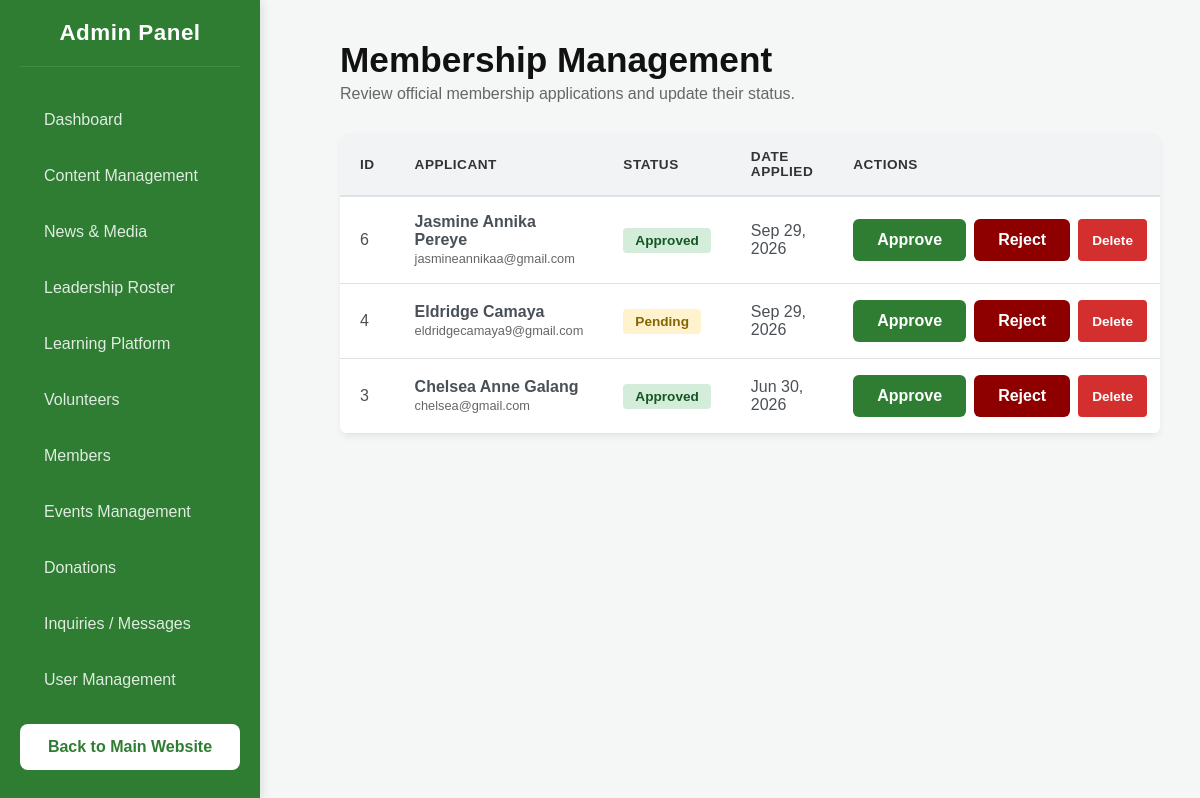
Screenshot of /admin/admin-members.php (signed in) with the database file from the repository.
### tables this page shows
CREATE TABLE `memberships` (
  `id` int(11) NOT NULL,
  `fullname` varchar(255) NOT NULL,
  `email` varchar(150) NOT NULL,
  `interest` varchar(255) NOT NULL,
  `motivation` text NOT NULL,
  `created_at` timestamp NOT NULL DEFAULT current_timestamp(),
  `status` varchar(50) NOT NULL DEFAULT 'Pending',
  `rejection_reason` text DEFAULT NULL
);

### admin/admin-members.php (the view, shortened to what this page needs)
<?php
require_once '../config.php';
$members = [];
$result = mysqli_query($conn, "SELECT * FROM memberships ORDER BY id DESC");
if ($result) {
    while ($row = mysqli_fetch_assoc($result)) {
        $members[] = $row;
    }
}
function statusBadge($status) {
    switch ($status) {
        case 'Approved':
            return "<span style='background:#d4edda;color:#155724;padding:5px 12px;border-radius:4px;font-weight:600;font-size:0.85rem;'>Approved</span>";
        default:
            return "<span style='background:#fff3cd;color:#856404;padding:5px 12px;border-radius:4px;font-weight:600;font-size:0.85rem;'>Pending</span>";
    }
}
?>
<!DOCTYPE html>
<html lang="en">
<head>
    <link rel="stylesheet" href="style.css">
</head>
<body>
    <?php include '../includes/admin-navbar.php'; ?>
    <div class="main-content">
        <h1>Membership Management</h1>
        <p>Review official membership applications and update their status.</p>
        <div class="table-container">
            <table>
                <thead>
                    <tr>
                        <th>ID</th>
                        <th>Applicant</th>
                        <th>Status</th>
                        <th>Date Applied</th>
                        <th>Actions</th>
                    </tr>
                </thead>
                <tbody>
                    <?php if (empty($members)): ?>
                        <tr>
                            <td colspan="5" style="text-align: center; padding: 40px; color: #888;">No membership applications yet.</td>
                        </tr>
                    <?php else: ?>
                        <?php foreach ($members as $m): ?>
                        <tr>
                            <td><?= htmlspecialchars($m['id'] ?? '') ?></td>
                            <td>
                                <strong><?= htmlspecialchars($m['fullname'] ?? '') ?></strong><br>
                                <span style="font-size: 0.8rem; color: #666;"><?= htmlspecialchars($m['email'] ?? '') ?></span>
                            </td>
                            <td>
                                <?php
                                    $currentStatus = $m['status'] ?? 'Pending';
                                    echo statusBadge($currentStatus);
                                ?>
                            </td>
                            <td>
                                <?= isset($m['created_at']) ? htmlspecialchars(date('M d, Y', strtotime($m['created_at']))) : 'N/A' ?>
                            </td>
                            <td>
                                <div class="action-btns">
                                    <button type="button" class="btn btn-approve"
                                            onclick="openApproveModal(<?= htmlspecialchars($m['id'] ?? 0) ?>, '<?= htmlspecialchars(addslashes($m['fullname'] ?? '')) ?>')">
                                        Approve
                                    </button>
                                    <button type="button" class="btn btn-reject"
                                            onclick="openRejectModal(<?= htmlspecialchars($m['id'] ?? 0) ?>, '<?= htmlspecialchars(addslashes($m['fullname'] ?? '')) ?>')">
                                        Reject
                                    </button>
                                    <button type="button" class="btn btn-delete"
                                            onclick="openDeleteModal(<?= htmlspecialchars($m['id'] ?? 0) ?>, '<?= htmlspecialchars(addslashes($m['fullname'] ?? '')) ?>')">
                                        Delete
                                    </button>
                                </div>
                            </td>
                        </tr>
                        <?php endforeach; ?>
                    <?php endif; ?>
                </tbody>
            </table>
        </div>
    </div>
</body>
</html>

### admin/style.css (style rules this page uses)
:root { --primary-green: #2e7d32; --accent-yellow: #fdd835; --bg-color: #f4f7f6; --text-dark: #333; }
* { box-sizing: border-box; margin: 0; padding: 0; }
body { font-family: 'Montserrat', sans-serif; background-color: var(--bg-color); margin: 0; display: flex; min-height: 100vh; color: #333; }
.main-content { flex: 1; margin-left: 300px; padding: 40px; width: calc(100% - 300px); }
.main-content h1 { font-size: 2.2rem; color: #111; margin-bottom: 5px; font-weight: 700; }
.main-content p { color: #666; margin-bottom: 30px; }
.btn { padding: 12px 24px; border: none; border-radius: 6px; font-weight: 600; cursor: pointer; text-decoration: none; font-size: 1rem; transition: all 0.2s ease-in-out; display: inline-flex; align-items: center; justify-content: center; }
.btn-delete { background-color: #d32f2f; color: white; padding: 6px 14px; border: none; border-radius: 4px; cursor: pointer; font-size: 0.85rem; text-decoration: none; display: inline-block; }
.action-btns { display: flex; gap: 8px; }
.btn-approve { background-color: #2e7d32; color: white; }
.btn-reject { background-color: #8e0000; color: white; }
.table-container { background: white; border-radius: 8px; box-shadow: 0 4px 6px rgba(0,0,0,0.05); overflow: hidden; margin-top: 20px; }
table { width: 100%; border-collapse: collapse; }
th { background-color: #f1f3f5; padding: 16px 20px; border-bottom: 2px solid #dee2e6; text-transform: uppercase; font-size: 0.85rem; letter-spacing: 0.5px; text-align: left; }
td { padding: 16px 20px; border-bottom: 1px solid #dee2e6; color: #495057; text-align: left; vertical-align: middle; }

### rows the page displays
memberships: id "6", fullname "Jasmine Annika Pereye", email "jasmineannikaa@gmail.com", status "Approved", created_at "Sep 29, 2026"
memberships: id "4", fullname "Eldridge Camaya", email "eldridgecamaya9@gmail.com", status "Pending", created_at "Sep 29, 2026"
memberships: id "3", fullname "Chelsea Anne Galang", email "chelsea@gmail.com", status "Approved", created_at "Jun 30, 2026"
